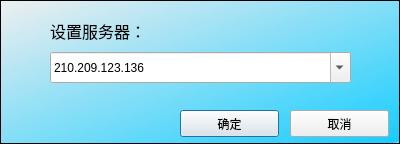
<?xml version="1.0" encoding="UTF-8"?>
<ui version="4.0">
 <class>Settings</class>
 <widget class="QDialog" name="Settings">
  <property name="geometry">
   <rect>
    <x>0</x>
    <y>0</y>
    <width>400</width>
    <height>144</height>
   </rect>
  </property>
  <property name="windowTitle">
   <string>Dialog</string>
  </property>
  <widget class="QLabel" name="label">
   <property name="geometry">
    <rect>
     <x>50</x>
     <y>20</y>
     <width>111</width>
     <height>21</height>
    </rect>
   </property>
   <property name="font">
    <font>
     <pointsize>12</pointsize>
    </font>
   </property>
   <property name="text">
    <string>设置服务器：</string>
   </property>
  </widget>
  <widget class="QPushButton" name="okButton">
   <property name="geometry">
    <rect>
     <x>180</x>
     <y>110</y>
     <width>99</width>
     <height>27</height>
    </rect>
   </property>
   <property name="styleSheet">
    <string notr="true">border-image: url(:/pixmap/image/button.png);</string>
   </property>
   <property name="text">
    <string>确定</string>
   </property>
  </widget>
  <widget class="QPushButton" name="cancalButton">
   <property name="geometry">
    <rect>
     <x>290</x>
     <y>110</y>
     <width>99</width>
     <height>27</height>
    </rect>
   </property>
   <property name="styleSheet">
    <string notr="true">border-image: url(:/pixmap/image/button.png);</string>
   </property>
   <property name="text">
    <string>取消</string>
   </property>
  </widget>
  <widget class="QFrame" name="bg">
   <property name="geometry">
    <rect>
     <x>0</x>
     <y>0</y>
     <width>400</width>
     <height>144</height>
    </rect>
   </property>
   <property name="styleSheet">
    <string notr="true">background-color: qlineargradient(spread:pad, x1:1, y1:1, x2:0, y2:0, stop:0 rgba(255, 255, 255, 255), stop:0.0146341 rgba(24, 205, 255, 255), stop:1 rgba(255, 255, 255, 0));</string>
   </property>
   <property name="frameShape">
    <enum>QFrame::StyledPanel</enum>
   </property>
   <property name="frameShadow">
    <enum>QFrame::Raised</enum>
   </property>
  </widget>
  <widget class="QComboBox" name="serverAddress">
   <property name="geometry">
    <rect>
     <x>50</x>
     <y>52</y>
     <width>301</width>
     <height>31</height>
    </rect>
   </property>
   <property name="editable">
    <bool>true</bool>
   </property>
   <item>
    <property name="text">
     <string>210.209.123.136</string>
    </property>
   </item>
   <item>
    <property name="text">
     <string>talk.renren.com</string>
    </property>
   </item>
  </widget>
  <zorder>bg</zorder>
  <zorder>label</zorder>
  <zorder>okButton</zorder>
  <zorder>cancalButton</zorder>
  <zorder>serverAddress</zorder>
 </widget>
 <tabstops>
  <tabstop>serverAddress</tabstop>
  <tabstop>okButton</tabstop>
  <tabstop>cancalButton</tabstop>
 </tabstops>
 <resources/>
 <connections/>
</ui>
